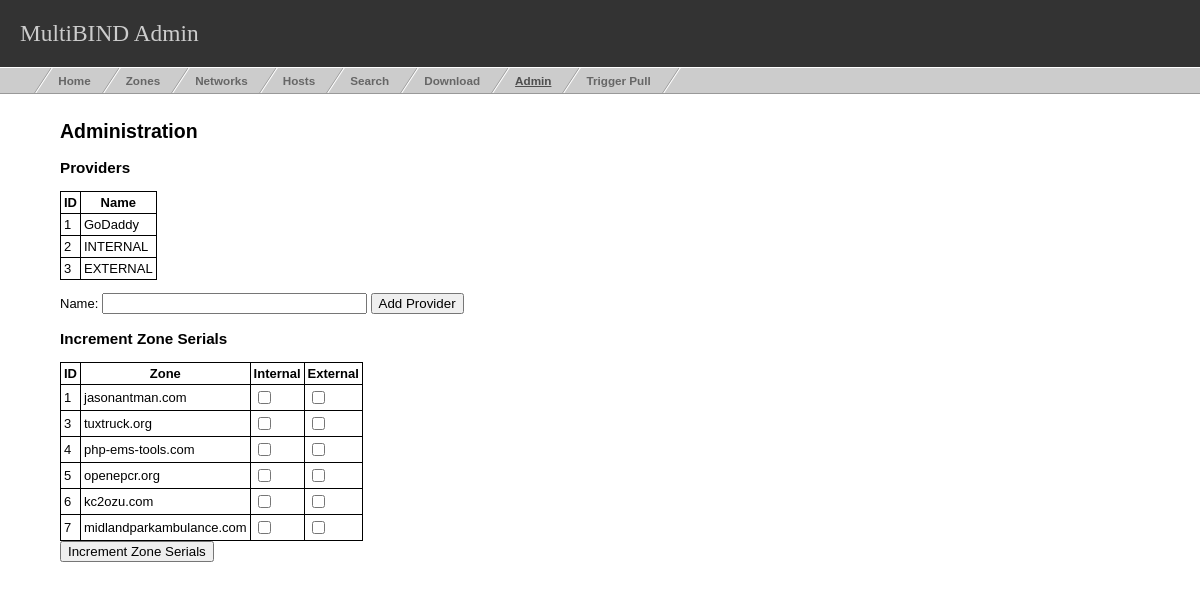
The app's page /admin.php, older data.
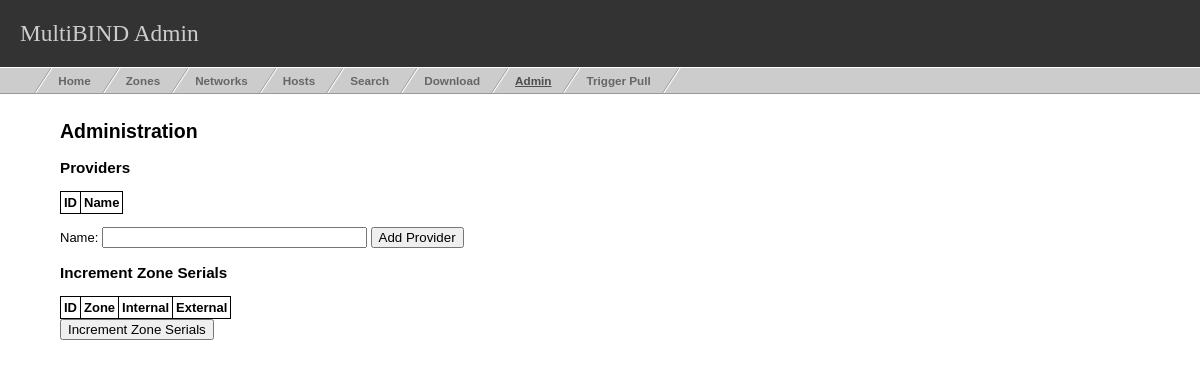
The same page, newer data.
### tables this page shows
CREATE TABLE `providers` (
  `provider_id` int(10) unsigned NOT NULL auto_increment,
  `provider_name` varchar(255) default NULL,
  `insert_ts` int(10) unsigned default NULL,
  `default_for` varchar(20) default NULL,
  PRIMARY KEY  (`provider_id`)
);

CREATE TABLE `zones` (
  `zone_id` int(10) unsigned NOT NULL auto_increment,
  `name` varchar(255) default NULL,
  `views` enum('inside','outside','both') default NULL,
  `last_update_ts` int(10) unsigned default NULL,
  `inside_provider_id` int(10) unsigned default NULL,
  `outside_provider_id` int(10) unsigned default NULL,
  `insert_ts` int(10) unsigned default NULL,
  `origin` varchar(100) default NULL,
  `ttl` int(10) unsigned default NULL,
  `type` enum('forward','reverse') default NULL,
  PRIMARY KEY  (`zone_id`)
);

### admin.php (the view, shortened to what this page needs)
<?php
require_once('inc/common.php');
?>
<!DOCTYPE html PUBLIC "-//W3C//DTD XHTML 1.0 Transitional//EN"
"http://www.w3.org/TR/xhtml1/DTD/xhtml1-transitional.dtd">
<html xmlns="http://www.w3.org/1999/xhtml">
<head>
<link rel="stylesheet" type="text/css" href="css/common.css" />
<link rel="stylesheet" type="text/css" href="css/nav.css" />
</head>
<body>
<?php printHeader(); ?>
<div id="content">
<h2>Administration</h2>
<h3>Providers</h3>
<table class="mainTable">
<tr><th>ID</th><th>Name</th></tr>
<?php
$query = "SELECT * FROM providers;";
$result = mysql_query($query) or dberror($query, mysql_error());
while($row = mysql_fetch_assoc($result))
{
    echo '<tr><td>'.$row['provider_id'].'</td><td>'.$row['provider_name'],'</td></tr>';
}
?>
</table>
<div>
<p>
<form name="addProvider" action="handlers/addProvider.php" method="post">
<label for="providerName">Name: </label>
<input type="text" size="30" id="providerName" name="providerName" />
<input type="submit" name="Submit" value="Add Provider" />
</form>
</p>
</div>
<div>
<h3>Increment Zone Serials</h3>
<form name="incrementZone" action="handlers/incrementZone.php" method="post" />
<table class="mainTable">
<tr><th>ID</th><th>Zone</th><th>Internal</th><th>External</th></tr>
<?php
$query = "SELECT zone_id,name,type,views FROM zones;";
$result = mysql_query($query) or dberror($query, mysql_error());
while($row = mysql_fetch_assoc($result))
{
    echo '<tr><td>'.$row['zone_id'].'</td><td>'.$row['name'];
    echo '</td>';
    if($row['views'] == "both")
    {
	echo '<td><input type="checkbox" name="zone_'.$row['zone_id'].'_inside" /></td><td><input type="checkbox" name="zone_'.$row['zone_id'].'_outside" /></td>';
    }
    elseif($row['views'] == "inside")
    {
	echo '<td><input type="checkbox" name="zone_'.$row['zone_id'].'_inside" /></td><td>&nbsp;</td>';
    }
    else
    {
	echo '<td>&nbsp;</td><td><input type="checkbox" name="zone_'.$row['zone_id'].'_outside" /></td>';
    }
    echo '</tr>';
}
?>
</table>
<input type="submit" name="Submit" value="Increment Zone Serials" />
</div>
</div>
</body>
</html>

### inc/common.php (shortened to what this page needs)
<?php
function printHeader()
{
    $links = array();
    $links["#"] = "&nbsp;";
    $links["index.php"] = "Home";
    $links["zones.php"] = "Zones";
    $links["networks.php"] = "Networks";
    $links["hosts.php"] = "Hosts";
    $links["search.php"] = "Search";
    $links["download.php"] = "Download";
    $links["admin.php"] = "Admin";
    $links["push.php"] = "Trigger Pull";
    $currentScript = substr($_SERVER["SCRIPT_NAME"], strrpos($_SERVER["SCRIPT_NAME"], "/")+1);
    echo '<div id="headerContainer">'."\n";
    echo '<div id="header">'."\n";
    echo '	<h1>MultiBIND Admin</h1>'."\n";
    echo '</div>'."\n";
    echo '<ul id="nav">'."\n";
    $count = 0;
    foreach($links as $url => $name)
    {
	$count++;
	if($url == $currentScript)
	{
	    echo '	<li id="nav-'.$count.'" class="activeNav"><a href="'.$url.'">'.$name.'</a></li>'."\n";
	}
	else
	{
	    echo '	<li id="nav-'.$count.'"><a href="'.$url.'">'.$name.'</a></li>'."\n";
	}
    }
    echo '</ul>'."\n";
    echo '</div> '."\n";
}
?>

### css/common.css (style rules this page uses)
body { margin: 0; padding: 0; font-family: Verdana, Arial, sans-serif; font-size: small; }
#header { padding: 20px; background: #333; border-bottom: 1px solid #fff; }
#header h1 { padding: 0; margin: 0; color: #ccc; font-family: Georgia, serif; font-weight: normal; font-size: 180%; }
#content { margin-left: 5%; margin-right: 5%; margin-top: 2em; }
table.mainTable { border-width: 1px 1px 1px 1px; border-spacing: 2px; border-style: solid solid solid solid; border-color: black black black black; border-collapse: collapse; background-color: white; margin-bottom: 0px; }
table.mainTable th { border-width: 1px 1px 1px 1px; padding: 3px 3px 3px 3px; border-style: solid solid solid solid; border-color: black black black black; background-color: white; }
table.mainTable td { border-width: 1px 1px 1px 1px; padding: 3px 3px 3px 3px; border-style: solid solid solid solid; border-color: black black black black; background-color: white; }

### css/nav.css (style rules this page uses)
#nav { float: left; width: 100%; margin: 0; padding: 0; list-style: none; background: #ccc; border-bottom: 1px solid #999; }
#nav li { float: left; margin: 0; padding: 0; }
.activeNav a { color: #4E4E4E !important; text-decoration: underline !important; }
#nav a { float: left; display: block; padding: 6px 30px 6px 5px; text-decoration: none; font-weight: bold; font-size: 90%; color: #666; background: #ccc url(../img/nav_slant.gif) no-repeat top right; }
#nav #nav-1 a { padding-left: 20px; }

Row changes from the older to the newer data that the page shows:
removed providers: provider_id "1", provider_name "GoDaddy"
removed providers: provider_id "2", provider_name "INTERNAL"
removed providers: provider_id "3", provider_name "EXTERNAL"
removed zones: zone_id "1", name "jasonantman.com"
removed zones: zone_id "3", name "tuxtruck.org"
removed zones: zone_id "4", name "php-ems-tools.com"
removed zones: zone_id "5", name "openepcr.org"
removed zones: zone_id "6", name "kc2ozu.com"
removed zones: zone_id "7", name "midlandparkambulance.com"
